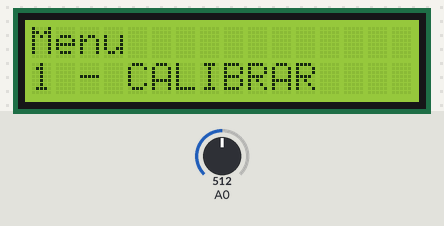
The sketch below on a simulated Arduino Uno, built with avr-gcc and run on an emulated ATmega328P. On the bench: 16×2 character LCD. The test bench sets the inputs (shaded band); at power-on: A0 = 512.

Above: at 1.2 s.
1.3 s: A0 set to 417
2.8 s: A0 set to 392
At 3.54 s:
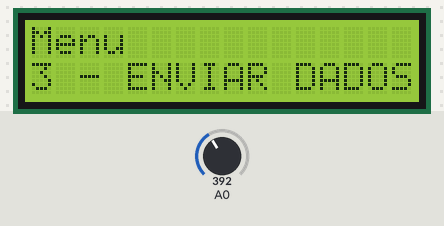
At 5.7 s:
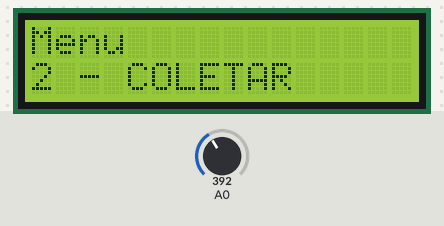
5.8 s: A0 set to 410
Timing chart, 0 to 8.8 s (numbered marks = the images above; inputs shaded):
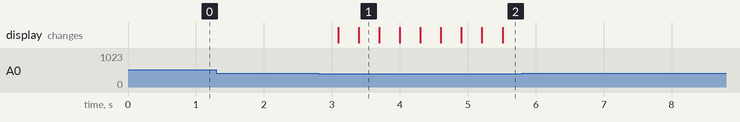

The sketch:

Menu.ino
```cpp
#include <LiquidCrystal.h> //INCLUSÃO DE BIBLIOTECA

LiquidCrystal lcd(8, 9, 4, 5, 6, 7); //PORTAS DO ARDUINO QUE SÃO UTILIZADAS PELO SHIELD KEYPAD DISPLAY LCD
int menu = 1;
int i = 0;

void setup(){
 lcd.begin(16,2); //SETA A QUANTIDADE DE COLUNAS(16) E O NÚMERO DE LINHAS(2) DO DISPLAY. EM SUMA: UMA MATRIZ DE 16 COLUNAS E 2 LINHAS
 lcd.setCursor(0,0); //SETA A POSIÇÃO EM QUE O CURSOR INCIALIZA(LINHA 1)
 lcd.print ("Menu");
 lcd.setCursor(0,1); //SETA A POSIÇÃO EM QUE O CURSOR INCIALIZA(LINHA 1)
 lcd.print ("1 - CALIBRAR");
}

void loop(){
 lcd.setCursor(0,1); //SETA A POSIÇÃO EM QUE O CURSOR RECEBE O TEXTO A SER MOSTRADO(LINHA 2)


 if ((analogRead(0)) < 200) { //SE A LEITURA DO PINO FOR MENOR QUE 200, FAZ
  menu--;
 }

 else if ((analogRead(0)) < 400){ //SE A LEITURA DO PINO FOR MENOR QUE 400, FAZ
  menu++;
 }
 if(menu == 5){
      menu = 1;
    }
 if(menu == 0){
      menu = 4;
    }


    if(menu == 1){
      lcd.print ("1 - CALIBRAR    ");
      delay(300);
    }
    if(menu == 2){
      lcd.print ("2 - COLETAR     ");
      delay(300);
    }
    if(menu == 3){
      lcd.print ("3 - ENVIAR DADOS");
      delay(300);
    }
    if(menu == 4){
      lcd.print ("4 - FINALIZAR   ");
      delay(300);
    }

 }
```

Measured:
- the behaviour switches between 400 and 399 on A0 (found by bisection; images 0 and 1)
- after the input at 1.3 s, every drawn part: stays the same
- after the input at 2.8 s, the display: first changes after 0.29 s (image 1 shows a later state)
- after the input at 5.8 s, every drawn part: stays the same
